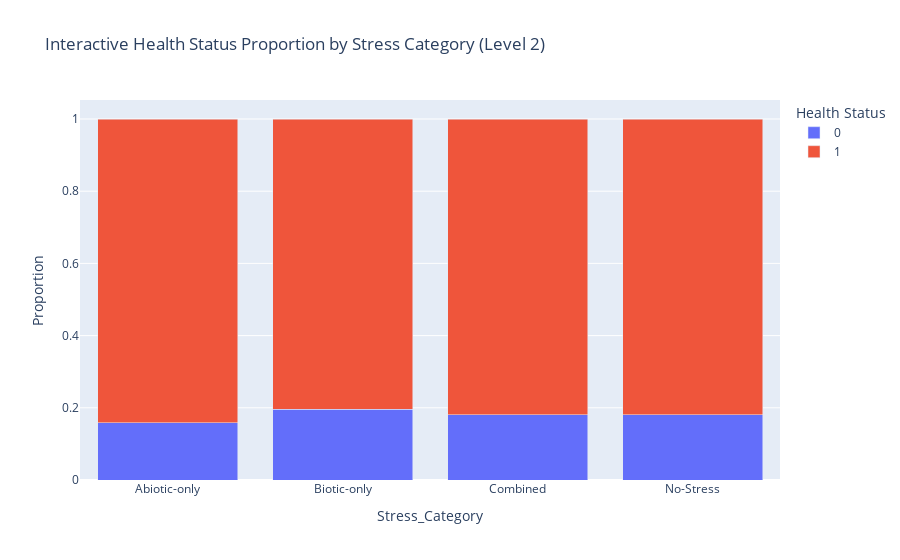

Write notebook code for a chart like this one.
### Markdown cell above
We will now visually compare across categories the stacked proportion bar plot, same as
we did with Matplotlib in ETL pipeline.

### Code cell
prop = level2_df.groupby('Stress_Category')['Health_Status'].value_counts(normalize=True).unstack().reset_index()

fig = px.bar(prop, x='Stress_Category', y=[0, 1],
             title='Interactive Health Status Proportion by Stress Category (Level 2)',
             labels={'value': 'Proportion', 'variable': 'Health Status'},
             barmode='stack')
fig.show()

### Figure 1 — Plotly figure (JSON) as saved in the notebook; plotly's stock layout.template omitted (floating-point values rounded to 4 significant figures)
{"data": [{"alignmentgroup": "True", "hovertemplate": "Health Status=0<br>Stress_Category=%{x}<br>Proportion=%{y}<extra></extra>", "legendgroup": "0", "marker": {"color": "#636efa", "pattern": {"shape": ""}}, "name": "0", "offsetgroup": "0", "orientation": "v", "showlegend": true, "textposition": "auto", "type": "bar", "x": ["Abiotic-only", "Biotic-only", "Combined", "No-Stress"], "xaxis": "x", "y": [0.1587, 0.1961, 0.1812, 0.1803], "yaxis": "y"}, {"alignmentgroup": "True", "hovertemplate": "Health Status=1<br>Stress_Category=%{x}<br>Proportion=%{y}<extra></extra>", "legendgroup": "1", "marker": {"color": "#EF553B", "pattern": {"shape": ""}}, "name": "1", "offsetgroup": "1", "orientation": "v", "showlegend": true, "textposition": "auto", "type": "bar", "x": ["Abiotic-only", "Biotic-only", "Combined", "No-Stress"], "xaxis": "x", "y": [0.8413, 0.8039, 0.8188, 0.8197], "yaxis": "y"}], "layout": {"barmode": "stack", "legend": {"title": {"text": "Health Status"}, "tracegroupgap": 0}, "title": {"text": "Interactive Health Status Proportion by Stress Category (Level 2)"}, "xaxis": {"anchor": "y", "domain": [0, 1], "title": {"text": "Stress_Category"}}, "yaxis": {"anchor": "x", "domain": [0, 1], "title": {"text": "Proportion"}}}}
